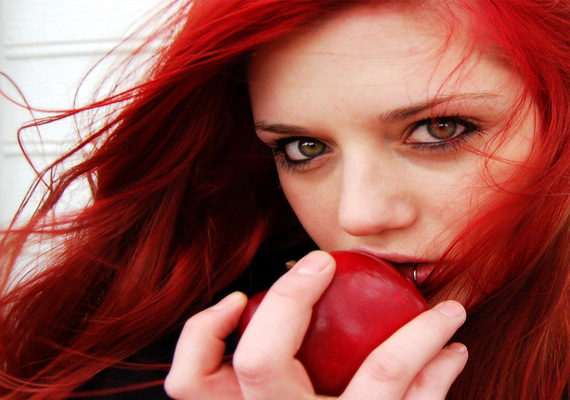
#> input picture 实验10_直方图/img2.png, 570 x 400 px
$ python ex1.py   (Python 2 division)
#> lines starting #> are read from the running program, lines starting #| are printed output that depends on the picture; long printed decimals are rounded
#encoding:utf-8
import cv2
import numpy as np
import matplotlib.pyplot as plt

src = cv2.imread('img2.png')
#> src is the input picture: shape (400, 570, 3); mean B, G, R 78.8, 86.1, 153.3
'''
cv2.imshow("src", src)
cv2.waitKey(0)
cv2.destroyAllWindows()
'''

B = np.sum(src[:,:,0])
#> B = 17958064
G = np.sum(src[:,:,1])
#> G = 19620039
R = np.sum(src[:,:,2])
#> R = 34962017
total = float(B+G+R)
#> total = 72540120
print B/total
#| 0.2476
percent_B = round(B/total,3)
#> percent_B = 0.248
percent_G = round(G/total,3)
#> percent_G = 0.27
percent_R = round(R/total,3)
#> percent_R = 0.482
print (percent_B,percent_G,percent_R)
#| 0.248 0.27 0.482
X = ['Blue','Green','Red']
Y = [percent_B,percent_G,percent_R]
#> Y = [0.248, 0.27, 0.482]


plt.title("Color Histogram")#图像的标题
plt.xlabel("Color")#X轴标签
plt.ylabel("Percent")#Y轴标签
plt.bar(X,Y,width=1,color=['b','g','r'])
for xx,yy in zip(X,Y):
    plt.text(xx,yy+0.005,str(yy),ha='center')
#> this loop made 3 passes
#> (xx, yy) on passes 1 to 3: ('Blue', 0.248), ('Green', 0.27), ('Red', 0.482)
plt.show()
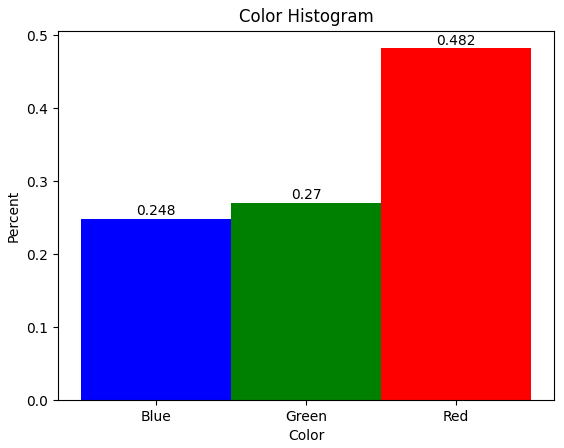
#> figure drawn by matplotlib, 1 panel; tallest bar 0.482 high, from x = 1.5 to 2.5

$ run again, with 实验10_直方图/img1.png copied over 实验10_直方图/img2.png
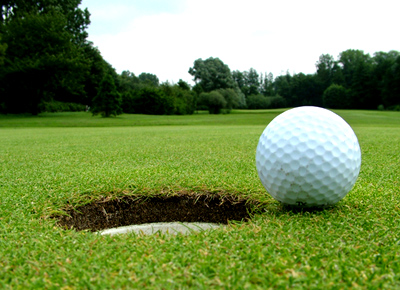
#> input picture 实验10_直方图/img1.png, 400 x 290 px
#> src is the input picture: shape (290, 400, 3); mean B, G, R 85.2, 142.6, 120.1
#> B = 9878968
#> G = 16544285
#> R = 13933651
#> total = 40356904
#| 0.2448
#> percent_B = 0.245
#> percent_G = 0.41
#> percent_R = 0.345
#| 0.245 0.41 0.345
#> Y = [0.245, 0.41, 0.345]
#> the loop `for xx,yy in zip(X,Y):` made 3 passes
#> (xx, yy) on passes 1 to 3: ('Blue', 0.245), ('Green', 0.41), ('Red', 0.345)
#> `plt.show()`:
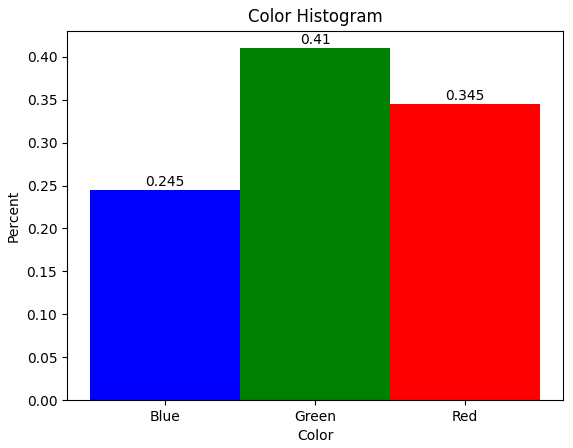
#> figure drawn by matplotlib, 1 panel; tallest bar 0.41 high, from x = 0.5 to 1.5
